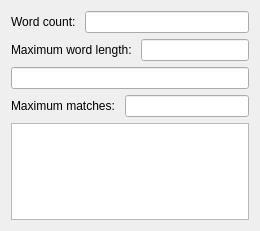
<?xml version="1.0" encoding="UTF-8"?>
<ui version="4.0">
 <class>about</class>
 <widget class="QDialog" name="about">
  <property name="geometry">
   <rect>
    <x>0</x>
    <y>0</y>
    <width>260</width>
    <height>231</height>
   </rect>
  </property>
  <property name="windowTitle">
   <string>Dialog</string>
  </property>
  <layout class="QGridLayout" name="gridLayout">
   <item row="0" column="0">
    <layout class="QHBoxLayout" name="horizontalLayout">
     <item>
      <widget class="QLabel" name="label">
       <property name="text">
        <string>Word count: </string>
       </property>
      </widget>
     </item>
     <item>
      <widget class="QLineEdit" name="word_count_line"/>
     </item>
    </layout>
   </item>
   <item row="1" column="0">
    <layout class="QHBoxLayout" name="horizontalLayout_2">
     <item>
      <widget class="QLabel" name="label_2">
       <property name="text">
        <string>Maximum word length: </string>
       </property>
      </widget>
     </item>
     <item>
      <widget class="QLineEdit" name="max_word_length_line"/>
     </item>
    </layout>
   </item>
   <item row="2" column="0">
    <widget class="QLineEdit" name="max_word_line"/>
   </item>
   <item row="3" column="0">
    <layout class="QHBoxLayout" name="horizontalLayout_3">
     <item>
      <widget class="QLabel" name="label_3">
       <property name="text">
        <string>Maximum matches: </string>
       </property>
      </widget>
     </item>
     <item>
      <widget class="QLineEdit" name="max_matches_line"/>
     </item>
    </layout>
   </item>
   <item row="4" column="0">
    <widget class="QTextEdit" name="matches_textEdit"/>
   </item>
  </layout>
 </widget>
 <resources/>
 <connections/>
</ui>
